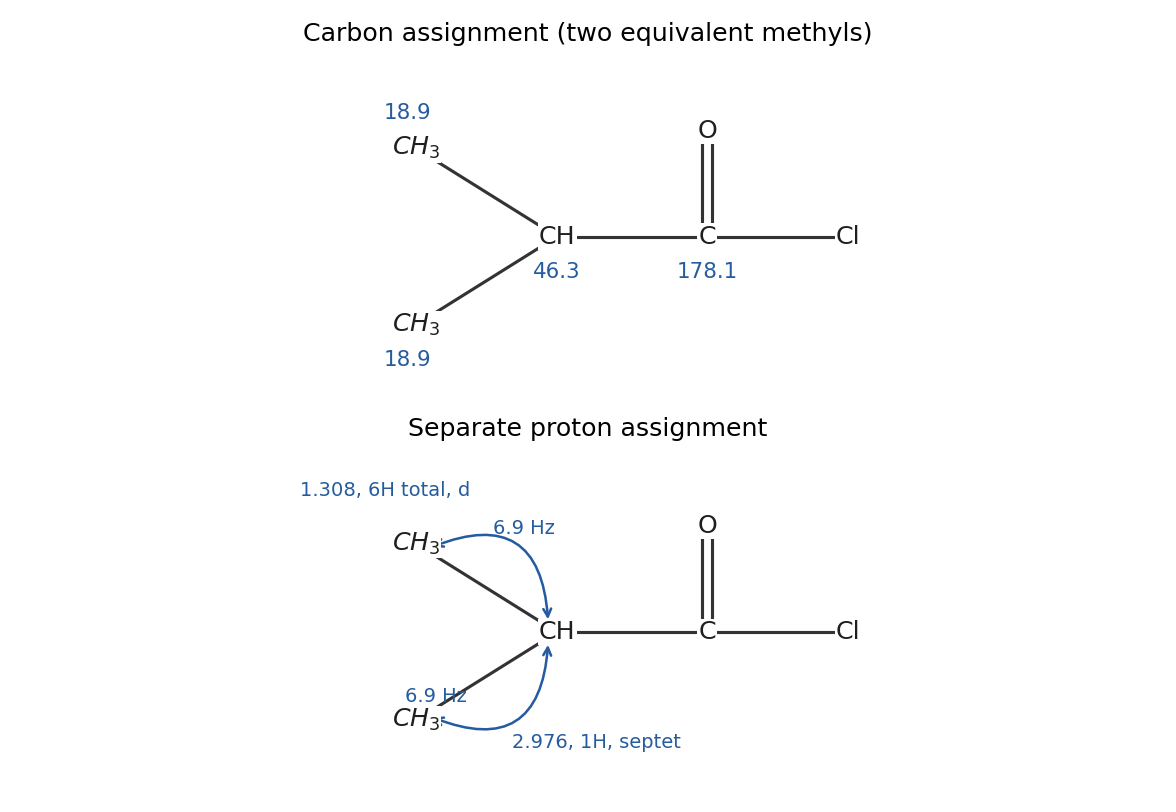

Write Python code to recreate this figure.
"""Original solution schematic; Python 3.14, numpy 2.3.5, matplotlib 3.10.7.
Writes its own PNG basename to the current working directory.
"""
from pathlib import Path
import sys
for candidate in Path(__file__).resolve().parents:
    if (candidate / 'tools' / 'chemistry_diagram.py').exists():
        sys.path.insert(0, str(candidate))
        break
import numpy as np
import matplotlib.pyplot as plt
from matplotlib.patches import FancyArrowPatch, Circle
from tools.chemistry_diagram import atom, bond, ring, wedge, curly, flow, finish, save, BLUE, ORANGE, GREEN

def txt(ax,x,y,s,size=11,color='0.15',ha='center'):
    ax.text(x,y,s,ha=ha,va='center',fontsize=size,color=color)
def couple(ax,a,b,label,rad=.3,offset=(0,0)):
    ax.add_patch(FancyArrowPatch(a,b,connectionstyle=f'arc3,rad={rad}',arrowstyle='<->',mutation_scale=10,color=BLUE,lw=1.3))
    m=(np.asarray(a)+np.asarray(b))/2+np.asarray(offset)
    txt(ax,*m,label,10,BLUE)
def benzene(ax,c=(0,0),scale=1):
    t=np.deg2rad([30,90,150,210,270,330]);pts=np.column_stack([np.cos(t),np.sin(t)])*scale+np.asarray(c)
    ring(ax,pts,{0:2,2:2,4:2});return pts
def carbonyl(ax,c,left,right,oxy='O',tetra=False,down=None):
    x,y=c;o=(x,y+1);bond(ax,c,o,1 if tetra else 2);atom(ax,o,oxy)
    for q,label in [(left[0],left[1]),(right[0],right[1])]:bond(ax,c,q);atom(ax,q,label)
    if down:bond(ax,c,down[0]);atom(ax,down[0],down[1])
    return o

fig,axs=plt.subplots(2,1,figsize=(8.4,5.8))
for i,ax in enumerate(axs):
    c=(1.8,0);co=(3.5,0)
    for q,s in [((.2,1),r'$CH_3$'),((.2,-1),r'$CH_3$'),(co,'C')]:bond(ax,c,q);atom(ax,q,s)
    atom(ax,c,'CH');bond(ax,co,(3.5,1.2),2);atom(ax,(3.5,1.2),'O');bond(ax,co,(5.1,0));atom(ax,(5.1,0),'Cl')
    if i==0:
        for x,y,s in [(.1,1.4,'18.9'),(.1,-1.4,'18.9'),(1.8,-.4,'46.3'),(3.5,-.4,'178.1')]:txt(ax,x,y,s,11,BLUE)
        title='Carbon assignment (two equivalent methyls)'
    else:
        txt(ax,-.15,1.6,'1.308, 6H total, d',10,BLUE);txt(ax,2.25,-1.25,'2.976, 1H, septet',10,BLUE)
        couple(ax,(.35,.95),(1.7,.1),'6.9 Hz',rad=-.7,offset=(.4,.65));couple(ax,(.35,-.95),(1.7,-.1),'6.9 Hz',rad=.7,offset=(-.6,-.2))
        title='Separate proton assignment'
    finish(ax,(-1.5,5.8),(-1.8,2.0),title)
fig.tight_layout()

save(fig, 'paper-1-acylchloride-assignment.png')
